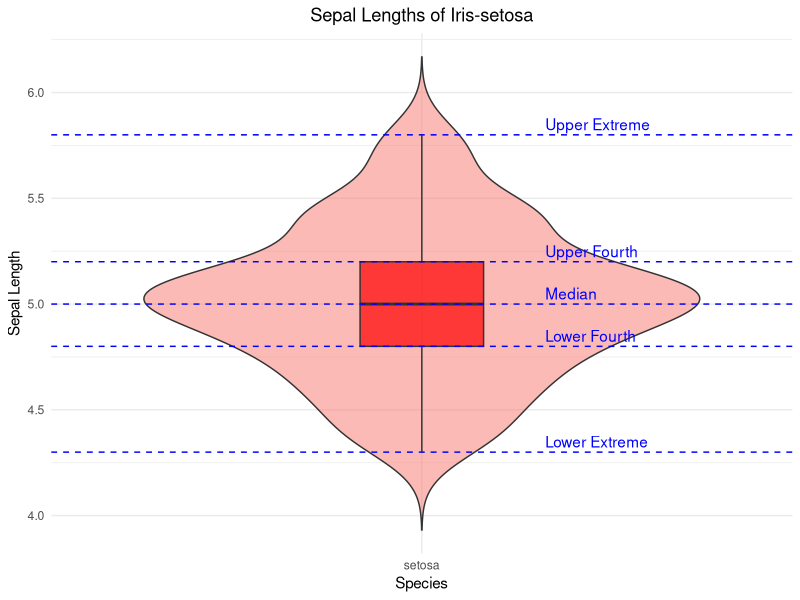

Here is the R script that generated this plot:
# Instalar a biblioteca ggplot2 se necessário
# install.packages("ggplot2")
library(ggplot2)

# Carregar o dataset
data(iris)

# Filtrar por Iris-setosa
iris_setosa <- subset(iris, Species == "setosa")

# Calcular as estatísticas relevantes
boxplot_stats <- boxplot(iris_setosa$Sepal.Length, plot = FALSE)
stats <- boxplot_stats$stats

# Criar o gráfico do boxplot sobre o violin plot
ggplot(iris_setosa, aes(x = Species, y = Sepal.Length, fill = Species)) + 
  geom_violin(trim = FALSE, alpha = 0.5) +  # Violin plot (density)
  geom_boxplot(width = 0.2, fill = "red", alpha = 0.7) +  # Boxplot
  geom_hline(yintercept = stats[1], linetype = "dashed", color = "blue") +
  geom_hline(yintercept = stats[2], linetype = "dashed", color = "blue") +
  geom_hline(yintercept = stats[3], linetype = "dashed", color = "blue") +
  geom_hline(yintercept = stats[4], linetype = "dashed", color = "blue") +
  geom_hline(yintercept = stats[5], linetype = "dashed", color = "blue") +
  annotate("text", x = 1.2, y = stats[1] + 0.05, label = "Lower Extreme", color = "blue", hjust = 0) +
  annotate("text", x = 1.2, y = stats[2] + 0.05, label = "Lower Fourth", color = "blue", hjust = 0) +
  annotate("text", x = 1.2, y = stats[3] + 0.05, label = "Median", color = "blue", hjust = 0) +
  annotate("text", x = 1.2, y = stats[4] + 0.05, label = "Upper Fourth", color = "blue", hjust = 0) +
  annotate("text", x = 1.2, y = stats[5] + 0.05, label = "Upper Extreme", color = "blue", hjust = 0) +
  xlab("Species") + 
  ylab("Sepal Length") +
  ggtitle("Sepal Lengths of Iris-setosa") +
  theme_minimal() + 
  theme(legend.position = "none", 
        plot.title = element_text(hjust = 0.5))

